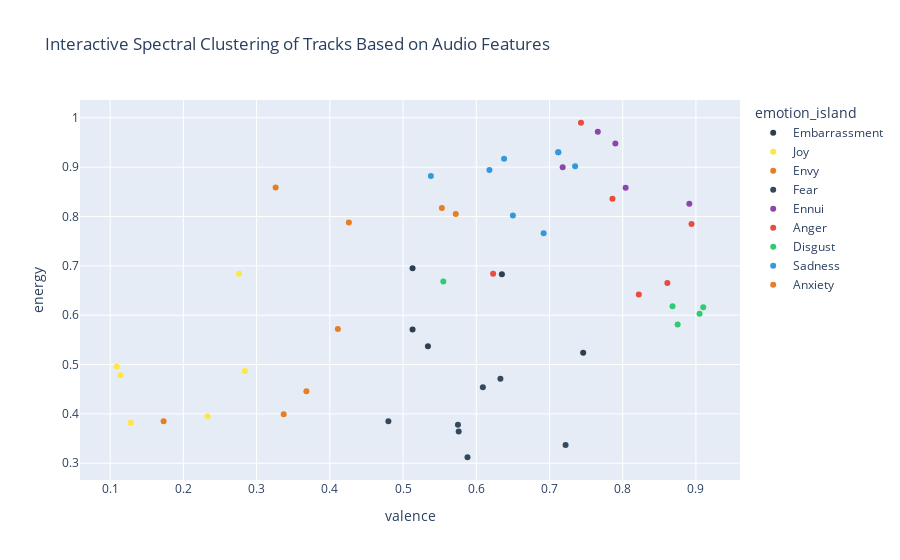

Notebook source saved alongside this figure:
### Code cell
from sklearn.cluster import SpectralClustering
import plotly.express as px
import pandas as pd

# Assuming you have a DataFrame 'df' with calculated emotion scores

X = df[emotion_features]

# Define the number of clusters
n_clusters = len(set(emotion_features))  # Adjust this number based on analysis or context

# Perform Spectral Clustering
spectral = SpectralClustering(n_clusters=n_clusters, affinity='nearest_neighbors', random_state=42)
df['cluster'] = spectral.fit_predict(X)

# Map clusters to emotion names based on inspection of clusters
# This mapping should be done after inspecting the clusters formed
emotion_mapping = {0: 'Joy', 1: 'Sadness', 2: 'Anger', 3: 'Fear', 4: 'Disgust',
                   5: 'Anxiety', 6: 'Envy', 7: 'Ennui', 8: 'Embarrassment'}

df['emotion_island'] = df['cluster'].map(emotion_mapping)

# Add hover text with track names and assigned emotions
df['hover_text'] = df.apply(lambda row: f"Track: {row['name']}<br>Emotion: {row['emotion_island']}", axis=1)

# Plotting the clusters with Plotly
fig = px.scatter(
    df,
    x='valence',
    y='energy',
    color='emotion_island',
    title="Interactive Spectral Clustering of Tracks Based on Audio Features",
    hover_name='hover_text'
)

# Customize the plot colors
emotion_colors = {
    'Joy': '#FEE644',        # Yellow
    'Sadness': '#3498db',    # Blue
    'Anger': '#e74c3c',      # Red
    'Fear': '#34495e',       # Dark Gray
    'Disgust': '#2ecc71',    # Green
    'Anxiety': '#e67e22',    # Orange
    'Envy': '#e67e22',       # Orange (Carrot Orange)
    'Ennui': '#8e44ad',      # Light Purple
    'Embarrassment': '#2c3e50'  # Dark Gray (or another color you choose)
}

for emotion, color in emotion_colors.items():
    fig.for_each_trace(lambda trace: trace.update(marker_color=color) if trace.name == emotion else None)

fig.show()

### Figure 1 — Plotly figure (JSON) as saved in the notebook; plotly's stock layout.template omitted (floating-point values rounded to 4 significant figures)
{"data": [{"hovertemplate": "<b>%{hovertext}</b><br><br>emotion_island=Embarrassment<br>valence=%{x}<br>energy=%{y}<extra></extra>", "hovertext": ["Track: Aasa Kooda - From \"Think Indie\"<br>Emotion: Embarrassment", "Track: Kutty Kudiye (From \"Premalu\")<br>Emotion: Embarrassment", "Track: Shukran Allah<br>Emotion: Embarrassment", "Track: Manjadi Mazha<br>Emotion: Embarrassment", "Track: Vattayila Pandalittu<br>Emotion: Embarrassment"], "legendgroup": "Embarrassment", "marker": {"color": "#2c3e50", "symbol": "circle"}, "mode": "markers", "name": "Embarrassment", "orientation": "v", "showlegend": true, "type": "scatter", "x": [0.534, 0.513, 0.513, 0.635, 0.746], "xaxis": "x", "y": [0.537, 0.571, 0.695, 0.683, 0.524], "yaxis": "y"}, {"hovertemplate": "<b>%{hovertext}</b><br><br>emotion_island=Joy<br>valence=%{x}<br>energy=%{y}<extra></extra>", "hovertext": ["Track: Periyone<br>Emotion: Joy", "Track: Tharangal<br>Emotion: Joy", "Track: Odimaga<br>Emotion: Joy", "Track: The Beginning - Malayalam<br>Emotion: Joy", "Track: Venmegham - From \"2018\"<br>Emotion: Joy", "Track: Nin Koode Njan Illayo (From \"Pachuvum Athbutha Vilakkum\")<br>Emotion: Joy"], "legendgroup": "Joy", "marker": {"color": "#FEE644", "symbol": "circle"}, "mode": "markers", "name": "Joy", "orientation": "v", "showlegend": true, "type": "scatter", "x": [0.233, 0.128, 0.276, 0.109, 0.114, 0.284], "xaxis": "x", "y": [0.395, 0.382, 0.684, 0.496, 0.478, 0.487], "yaxis": "y"}, {"hovertemplate": "<b>%{hovertext}</b><br><br>emotion_island=Envy<br>valence=%{x}<br>energy=%{y}<extra></extra>", "hovertext": ["Track: Illuminati<br>Emotion: Envy", "Track: Armadham<br>Emotion: Envy", "Track: Mathapithakkale<br>Emotion: Envy", "Track: Naa Ready (From \"Leo\")<br>Emotion: Envy"], "legendgroup": "Envy", "marker": {"color": "#e67e22", "symbol": "circle"}, "mode": "markers", "name": "Envy", "orientation": "v", "showlegend": true, "type": "scatter", "x": [0.553, 0.426, 0.326, 0.572], "xaxis": "x", "y": [0.817, 0.788, 0.859, 0.805], "yaxis": "y"}, {"hovertemplate": "<b>%{hovertext}</b><br><br>emotion_island=Fear<br>valence=%{x}<br>energy=%{y}<extra></extra>", "hovertext": ["Track: Madhu Pakaroo - From \"Varshangalkku Shesham\"<br>Emotion: Fear", "Track: Jeevithagaadhakale - From \"Varshangalkku Shesham\"<br>Emotion: Fear", "Track: Omane<br>Emotion: Fear", "Track: Kun Faya Kun<br>Emotion: Fear", "Track: Hridhayavum<br>Emotion: Fear", "Track: Ya Ya Ya Yadava<br>Emotion: Fear", "Track: Maymaasa<br>Emotion: Fear"], "legendgroup": "Fear", "marker": {"color": "#34495e", "symbol": "circle"}, "mode": "markers", "name": "Fear", "orientation": "v", "showlegend": true, "type": "scatter", "x": [0.722, 0.609, 0.48, 0.575, 0.633, 0.588, 0.576], "xaxis": "x", "y": [0.337, 0.454, 0.385, 0.378, 0.471, 0.312, 0.364], "yaxis": "y"}, {"hovertemplate": "<b>%{hovertext}</b><br><br>emotion_island=Ennui<br>valence=%{x}<br>energy=%{y}<extra></extra>", "hovertext": ["Track: Mini Maharani (From \"Premalu\")<br>Emotion: Ennui", "Track: Lajjavathiye<br>Emotion: Ennui", "Track: Velmuruka<br>Emotion: Ennui", "Track: Ooh La La<br>Emotion: Ennui", "Track: Oru Madhura Kinavin - Retro Mix<br>Emotion: Ennui"], "legendgroup": "Ennui", "marker": {"color": "#8e44ad", "symbol": "circle"}, "mode": "markers", "name": "Ennui", "orientation": "v", "showlegend": true, "type": "scatter", "x": [0.891, 0.804, 0.79, 0.766, 0.718], "xaxis": "x", "y": [0.826, 0.858, 0.948, 0.972, 0.9], "yaxis": "y"}, {"hovertemplate": "<b>%{hovertext}</b><br><br>emotion_island=Anger<br>valence=%{x}<br>energy=%{y}<extra></extra>", "hovertext": ["Track: Katchi Sera - From \"Think Indie\"<br>Emotion: Anger", "Track: Naakka Mukka<br>Emotion: Anger", "Track: Sahibaa<br>Emotion: Anger", "Track: Why This Kolaveri Di? - The Soup of Love<br>Emotion: Anger", "Track: Chand Sifarish<br>Emotion: Anger", "Track: Johny Mone Johnee<br>Emotion: Anger"], "legendgroup": "Anger", "marker": {"color": "#e74c3c", "symbol": "circle"}, "mode": "markers", "name": "Anger", "orientation": "v", "showlegend": true, "type": "scatter", "x": [0.822, 0.743, 0.623, 0.894, 0.861, 0.786], "xaxis": "x", "y": [0.642, 0.99, 0.684, 0.785, 0.665, 0.836], "yaxis": "y"}, {"hovertemplate": "<b>%{hovertext}</b><br><br>emotion_island=Disgust<br>valence=%{x}<br>energy=%{y}<extra></extra>", "hovertext": ["Track: Ballaatha Jaathi<br>Emotion: Disgust", "Track: Aarumughan<br>Emotion: Disgust", "Track: Jaada<br>Emotion: Disgust", "Track: Poove Poove<br>Emotion: Disgust", "Track: Thankathingal<br>Emotion: Disgust"], "legendgroup": "Disgust", "marker": {"color": "#2ecc71", "symbol": "circle"}, "mode": "markers", "name": "Disgust", "orientation": "v", "showlegend": true, "type": "scatter", "x": [0.868, 0.905, 0.555, 0.875, 0.91], "xaxis": "x", "y": [0.618, 0.603, 0.668, 0.581, 0.616], "yaxis": "y"}, {"hovertemplate": "<b>%{hovertext}</b><br><br>emotion_island=Sadness<br>valence=%{x}<br>energy=%{y}<extra></extra>", "hovertext": ["Track: Appadipodu<br>Emotion: Sadness", "Track: Kadharalz<br>Emotion: Sadness", "Track: Pistah<br>Emotion: Sadness", "Track: Galatta - From \"Aavesham\"<br>Emotion: Sadness", "Track: Aaluma Doluma<br>Emotion: Sadness", "Track: Galatta<br>Emotion: Sadness", "Track: Appangal<br>Emotion: Sadness", "Track: Whistle Podu (From \"The Greatest Of All Time\")<br>Emotion: Sadness"], "legendgroup": "Sadness", "marker": {"color": "#3498db", "symbol": "circle"}, "mode": "markers", "name": "Sadness", "orientation": "v", "showlegend": true, "type": "scatter", "x": [0.65, 0.735, 0.692, 0.712, 0.638, 0.712, 0.618, 0.538], "xaxis": "x", "y": [0.802, 0.902, 0.766, 0.93, 0.917, 0.93, 0.894, 0.882], "yaxis": "y"}, {"hovertemplate": "<b>%{hovertext}</b><br><br>emotion_island=Anxiety<br>valence=%{x}<br>energy=%{y}<extra></extra>", "hovertext": ["Track: Kanmani Anbodu Kadhalan<br>Emotion: Anxiety", "Track: Pon Unjalil<br>Emotion: Anxiety", "Track: Benevolent Breeze<br>Emotion: Anxiety", "Track: Etho Mazhayil<br>Emotion: Anxiety"], "legendgroup": "Anxiety", "marker": {"color": "#e67e22", "symbol": "circle"}, "mode": "markers", "name": "Anxiety", "orientation": "v", "showlegend": true, "type": "scatter", "x": [0.411, 0.368, 0.173, 0.337], "xaxis": "x", "y": [0.572, 0.446, 0.385, 0.399], "yaxis": "y"}], "layout": {"legend": {"title": {"text": "emotion_island"}, "tracegroupgap": 0}, "title": {"text": "Interactive Spectral Clustering of Tracks Based on Audio Features"}, "xaxis": {"anchor": "y", "domain": [0, 1], "title": {"text": "valence"}}, "yaxis": {"anchor": "x", "domain": [0, 1], "title": {"text": "energy"}}}}
